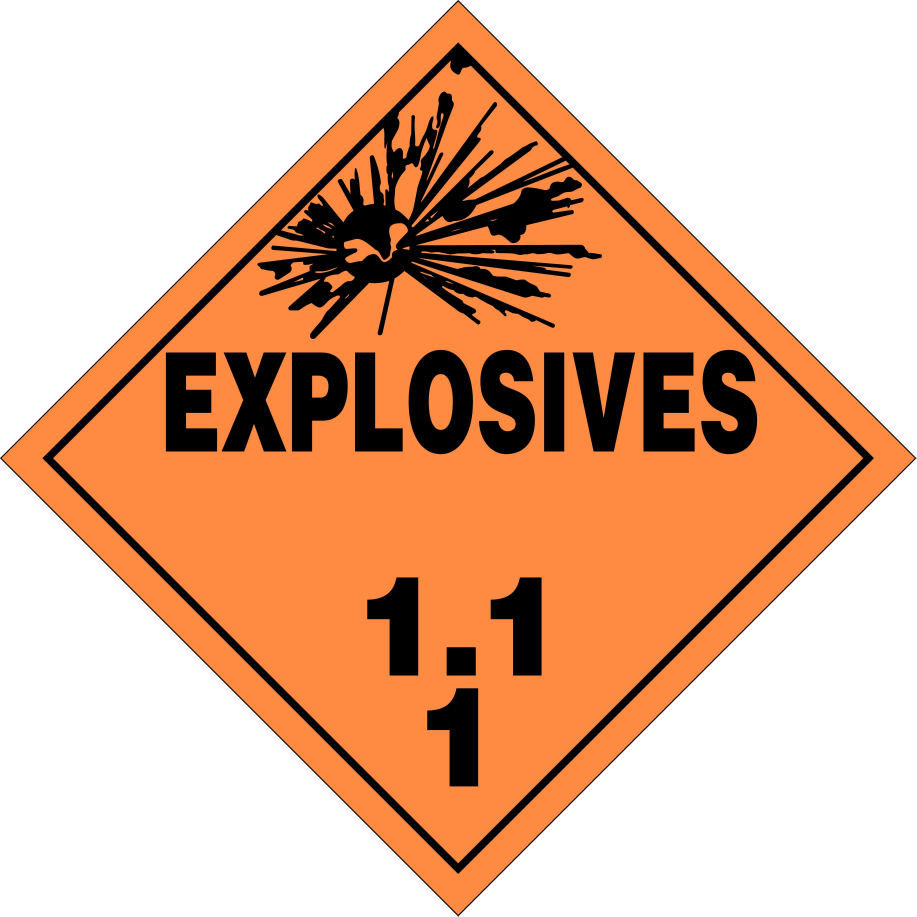
#> input picture catkin_ws/src/vision/labels_hazmate_detector/scripts/Hazmat2020_jpg/placard-1.1-explosives.jpg, 4582 x 4582 px (shown at 1/5 size); its folder holds 4 pictures in this run
$ python database_creator.py
#> lines starting #> are read from the running program, lines starting #| are printed output that depends on the picture
#!/usr/bin/env python
import cv2
import glob
import pickle
import os
import sys

database = []
database_names = []
kp_database = []
des_database = []

#Instancia el extractor de caracteristicas ORB
orb = cv2.ORB_create()

#Genera la database con:
#Archivo, nombre y caracteristicas
Total = len(glob.glob(sys.path[0] + '/Hazmat2020_jpg/*.jpg'))
Actual = 0
print('Creando base de datos. Sólo es necesario hacerlo una vez')
for filename in glob.glob(sys.path[0] + '/Hazmat2020_jpg/*.jpg'):
	Actual = Actual+1
	print('Procesando: %d / %d' %(Actual,Total))
	im = cv2.resize(cv2.imread(filename),(400,400))
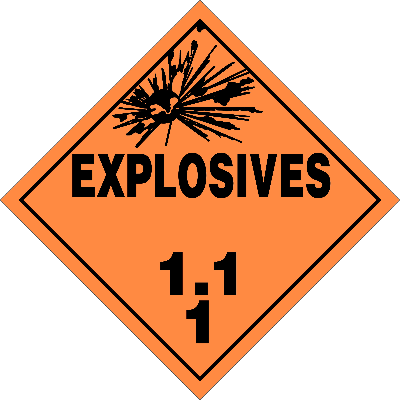
#> im: shape (400, 400, 3); mean B, G, R 153.1, 180.9, 226.3
	#cv2.imshow('asd',im)
	#cv2.waitKey(0)
	#print(len(im))
	#Busca KeyPoints y Descriptores en el archivo
	kp_temp, des_temp = orb.detectAndCompute(im,None)
#> kp_temp = 500 keypoints; strongest (x, y, size): (246, 70, 31), (127, 100, 31), (243, 67, 31), (172, 64, 31)
	#Coloca los archivos en la database
	database.append(im)
	database_names.append(filename)
	#kp_database.append(kp_temp)
	des_database.append(des_temp)
#> pass 2 of the loop `for filename in glob.glob(sys.path[0] + '/Hazmat2020_jpg/*.jpg'):`:
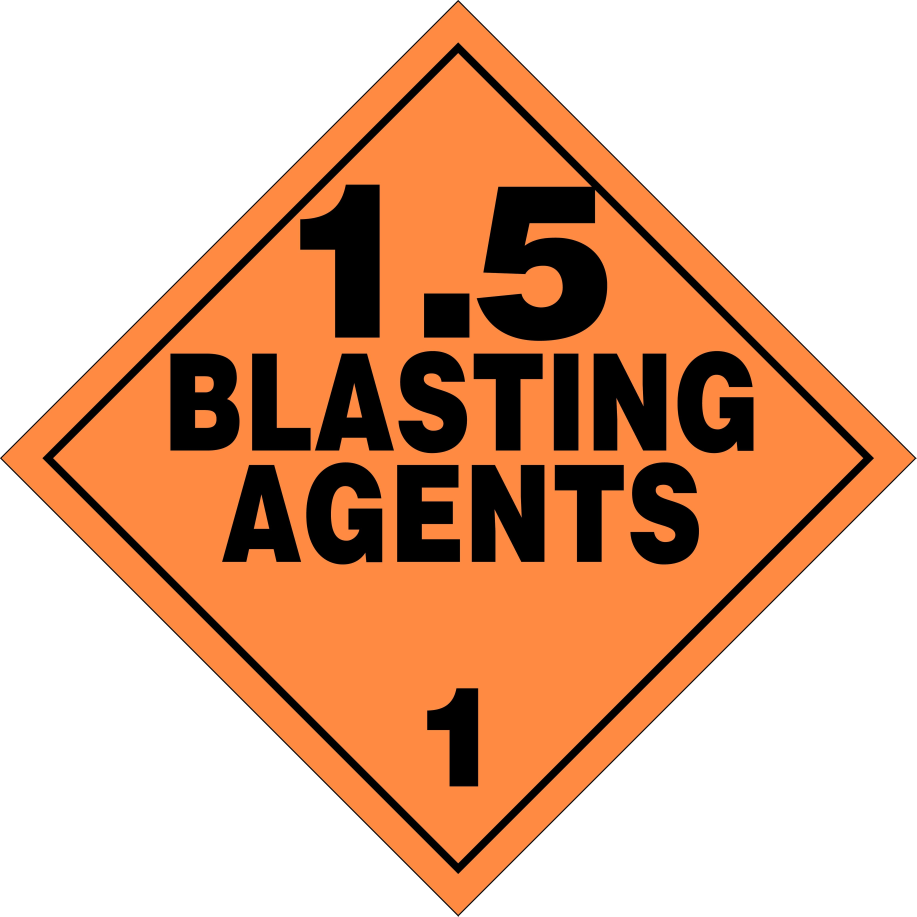
#> input picture catkin_ws/src/vision/labels_hazmate_detector/scripts/Hazmat2020_jpg/placard-1.5-blasting-agents.jpg, 4582 x 4582 px (shown at 1/5 size)
#> `im = cv2.resize(cv2.imread(filename),(400,400))`:
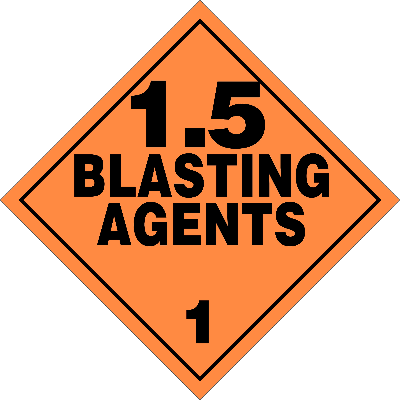
#> im: shape (400, 400, 3); mean B, G, R 151.8, 178.2, 221.3
#> kp_temp = 500 keypoints; strongest (x, y, size): (139, 195, 31), (129, 242, 31), (139, 194, 37.2), (185, 165, 31)
#> pass 3 of the loop `for filename in glob.glob(sys.path[0] + '/Hazmat2020_jpg/*.jpg'):`:
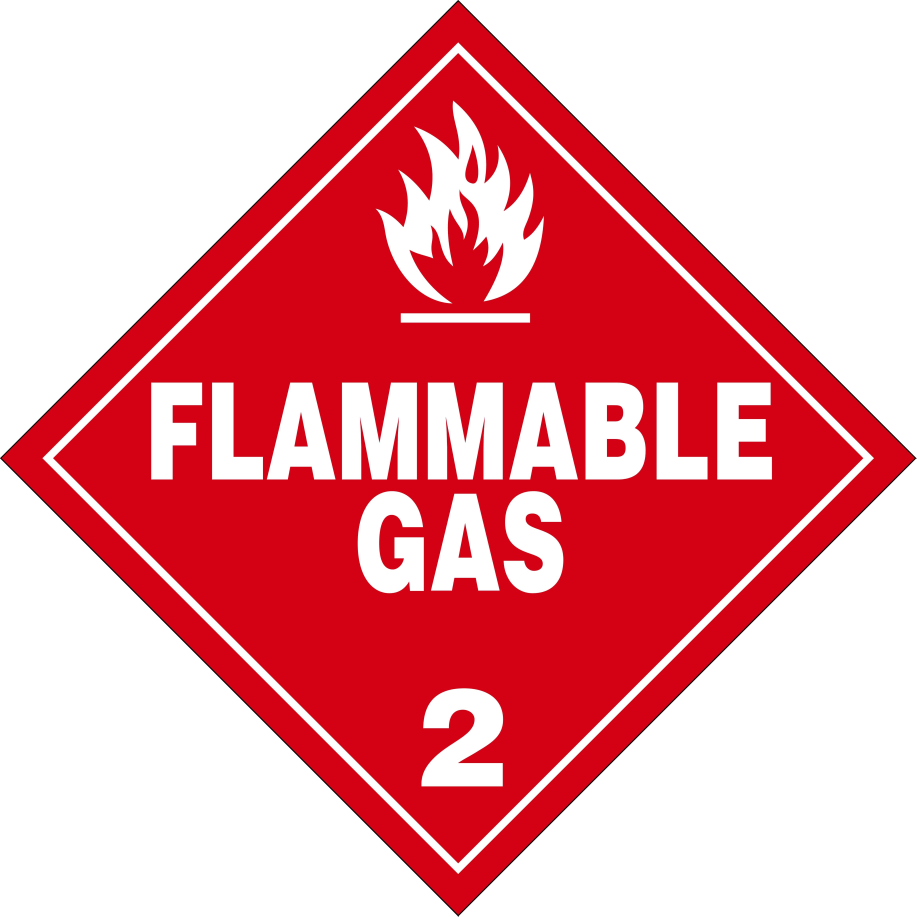
#> input picture catkin_ws/src/vision/labels_hazmate_detector/scripts/Hazmat2020_jpg/placard-2-flammable-gas.jpg, 4582 x 4582 px (shown at 1/5 size)
#> `im = cv2.resize(cv2.imread(filename),(400,400))`:
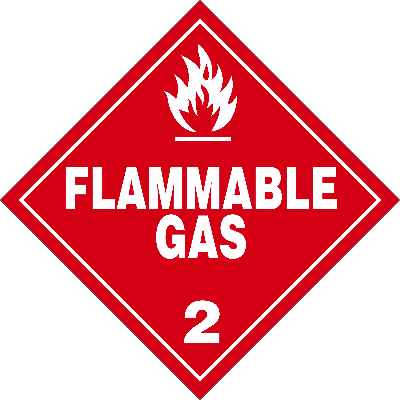
#> im: shape (400, 400, 3); mean B, G, R 161.9, 154.4, 237.1
#> kp_temp = 500 keypoints; strongest (x, y, size): (113, 207, 31), (176, 139, 31), (144, 206, 31), (118, 208, 31)
#> the loop made 4 passes; the first 3 are shown
#Borra la base de datos anterior
os.remove(sys.path[0] + '/database_full.pkl')
#Guarda los objetos
print('Guardando en base de datos')
with open(sys.path[0] + '/database_full.pkl', 'wb') as database_full:
    pickle.dump([database, database_names, des_database], database_full)
print('Base de datos completada')
